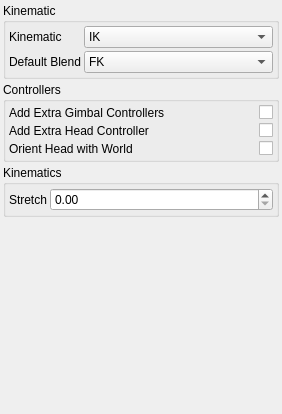
<?xml version="1.0" encoding="UTF-8"?>
<ui version="4.0">
 <class>Form</class>
 <widget class="QWidget" name="Form">
  <property name="geometry">
   <rect>
    <x>0</x>
    <y>0</y>
    <width>282</width>
    <height>414</height>
   </rect>
  </property>
  <property name="windowTitle">
   <string>Form</string>
  </property>
  <layout class="QVBoxLayout" name="verticalLayout">
   <property name="spacing">
    <number>3</number>
   </property>
   <property name="margin">
    <number>3</number>
   </property>
   <item>
    <widget class="QGroupBox" name="groupBox_2">
     <property name="title">
      <string>Kinematic</string>
     </property>
     <layout class="QGridLayout" name="gridLayout_2">
      <property name="margin">
       <number>3</number>
      </property>
      <property name="spacing">
       <number>3</number>
      </property>
      <item row="0" column="0">
       <widget class="QLabel" name="label_2">
        <property name="sizePolicy">
         <sizepolicy hsizetype="Fixed" vsizetype="Preferred">
          <horstretch>0</horstretch>
          <verstretch>0</verstretch>
         </sizepolicy>
        </property>
        <property name="text">
         <string>Kinematic</string>
        </property>
       </widget>
      </item>
      <item row="0" column="1">
       <widget class="QComboBox" name="uiKinematic">
        <item>
         <property name="text">
          <string>IK</string>
         </property>
        </item>
        <item>
         <property name="text">
          <string>FK/IK</string>
         </property>
        </item>
       </widget>
      </item>
      <item row="1" column="0">
       <widget class="QLabel" name="label_3">
        <property name="text">
         <string>Default Blend</string>
        </property>
       </widget>
      </item>
      <item row="1" column="1">
       <widget class="QComboBox" name="uiBlend">
        <item>
         <property name="text">
          <string>FK</string>
         </property>
        </item>
        <item>
         <property name="text">
          <string>IK</string>
         </property>
        </item>
       </widget>
      </item>
     </layout>
    </widget>
   </item>
   <item>
    <widget class="QGroupBox" name="groupBox_3">
     <property name="title">
      <string>Controllers</string>
     </property>
     <layout class="QGridLayout" name="gridLayout_3">
      <property name="margin">
       <number>3</number>
      </property>
      <property name="spacing">
       <number>3</number>
      </property>
      <item row="1" column="0">
       <widget class="QLabel" name="label_4">
        <property name="sizePolicy">
         <sizepolicy hsizetype="Fixed" vsizetype="Preferred">
          <horstretch>0</horstretch>
          <verstretch>0</verstretch>
         </sizepolicy>
        </property>
        <property name="text">
         <string>Add Extra Head Controller</string>
        </property>
       </widget>
      </item>
      <item row="1" column="1">
       <widget class="QCheckBox" name="uiExtraHeadController">
        <property name="layoutDirection">
         <enum>Qt::RightToLeft</enum>
        </property>
        <property name="text">
         <string/>
        </property>
       </widget>
      </item>
      <item row="0" column="0">
       <widget class="QLabel" name="label_5">
        <property name="text">
         <string>Add Extra Gimbal Controllers</string>
        </property>
       </widget>
      </item>
      <item row="0" column="1">
       <widget class="QCheckBox" name="uiGimbalControllers">
        <property name="layoutDirection">
         <enum>Qt::RightToLeft</enum>
        </property>
        <property name="text">
         <string/>
        </property>
       </widget>
      </item>
      <item row="2" column="1">
       <widget class="QCheckBox" name="uiOrientToWorld">
        <property name="layoutDirection">
         <enum>Qt::RightToLeft</enum>
        </property>
        <property name="text">
         <string/>
        </property>
       </widget>
      </item>
      <item row="2" column="0">
       <widget class="QLabel" name="label_6">
        <property name="text">
         <string>Orient Head with World</string>
        </property>
       </widget>
      </item>
     </layout>
    </widget>
   </item>
   <item>
    <widget class="QGroupBox" name="groupBox">
     <property name="title">
      <string>Kinematics</string>
     </property>
     <layout class="QGridLayout" name="gridLayout">
      <property name="margin">
       <number>3</number>
      </property>
      <property name="spacing">
       <number>3</number>
      </property>
      <item row="0" column="0">
       <widget class="QLabel" name="label">
        <property name="sizePolicy">
         <sizepolicy hsizetype="Fixed" vsizetype="Preferred">
          <horstretch>0</horstretch>
          <verstretch>0</verstretch>
         </sizepolicy>
        </property>
        <property name="text">
         <string>Stretch</string>
        </property>
       </widget>
      </item>
      <item row="0" column="1">
       <widget class="QDoubleSpinBox" name="uiStretch">
        <property name="maximum">
         <double>1.000000000000000</double>
        </property>
        <property name="singleStep">
         <double>0.100000000000000</double>
        </property>
       </widget>
      </item>
     </layout>
    </widget>
   </item>
   <item>
    <spacer name="verticalSpacer">
     <property name="orientation">
      <enum>Qt::Vertical</enum>
     </property>
     <property name="sizeHint" stdset="0">
      <size>
       <width>20</width>
       <height>361</height>
      </size>
     </property>
    </spacer>
   </item>
  </layout>
 </widget>
 <tabstops>
  <tabstop>uiKinematic</tabstop>
  <tabstop>uiBlend</tabstop>
  <tabstop>uiGimbalControllers</tabstop>
  <tabstop>uiExtraHeadController</tabstop>
  <tabstop>uiOrientToWorld</tabstop>
  <tabstop>uiStretch</tabstop>
 </tabstops>
 <resources/>
 <connections/>
</ui>
